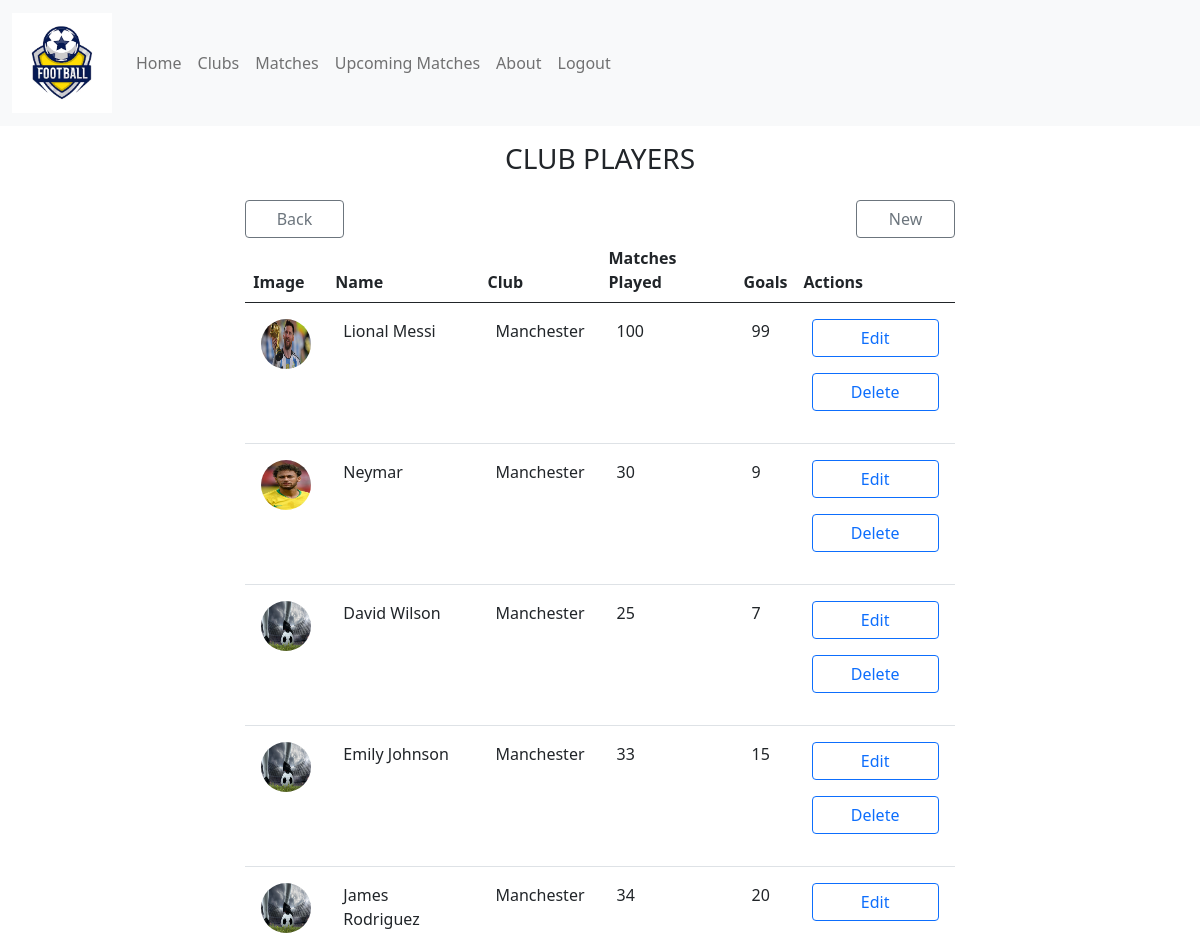
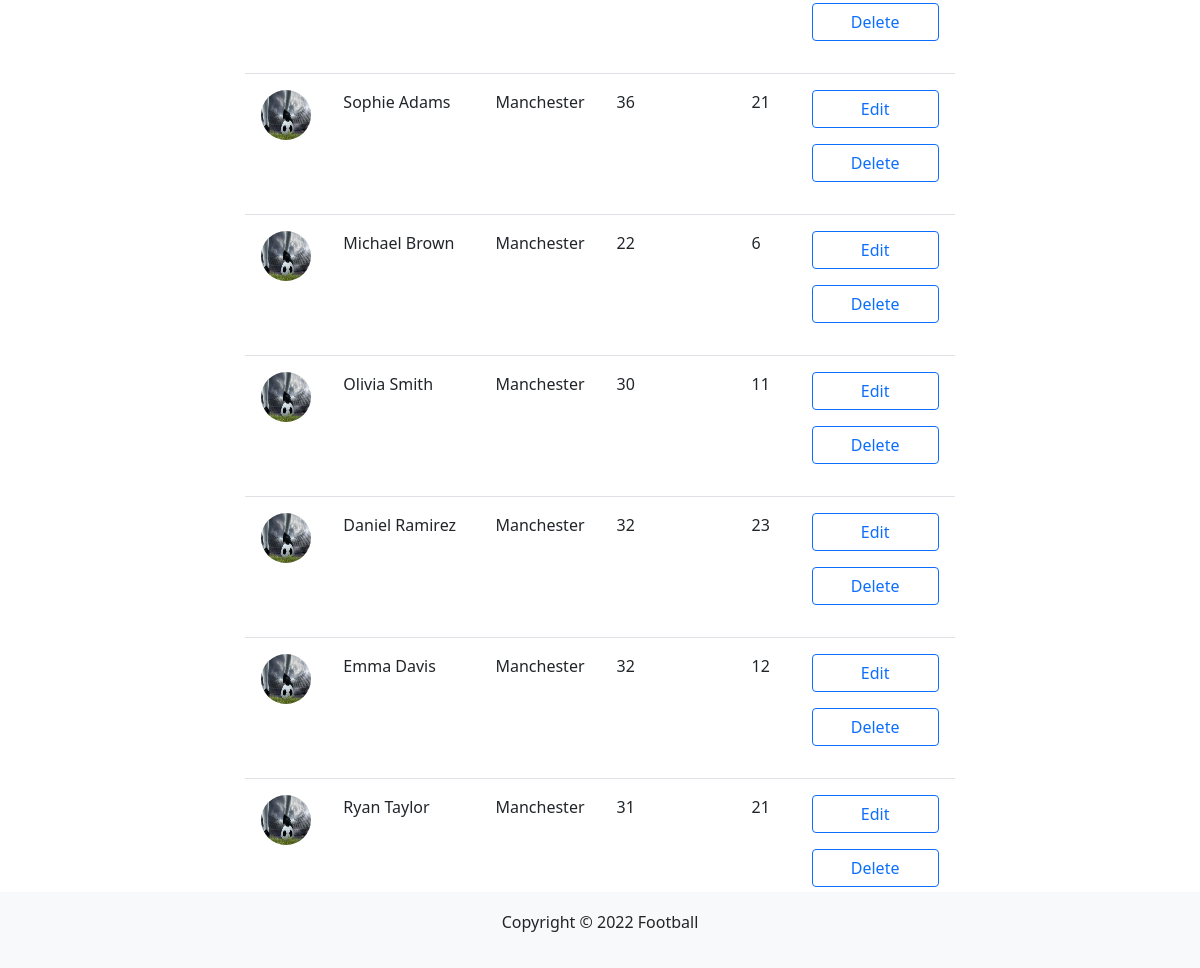
Page /show_players (signed in) on the committed database (2 pictures, top to bottom).
### htmltopdf/models.py (models this page shows)
class player(models.Model):
    player_id = models.AutoField(primary_key=True)
    club_id = models.ForeignKey(club, on_delete=models.CASCADE)
    firstname = models.CharField(max_length=50)
    lastname = models.CharField(max_length=50)
    matches_played = models.IntegerField()
    goals = models.IntegerField()
    image = models.ImageField(upload_to='media', default='default.jpg')

class club(models.Model):
    club_id = models.AutoField(primary_key=True)
    admin_id = models.ForeignKey(User, on_delete=models.CASCADE)
    name = models.CharField(max_length=50)
    email = models.EmailField()
    phone = models.CharField(max_length=100)
    location = models.CharField(max_length=100)
    image = models.ImageField(upload_to='media', default='defaultclub.jpg')

### htmltopdf/views.py (the view)
# urls.py: path("show_players", show_players, name="show_players"),
@login_required(login_url=loginpage)
def show_players(request):
    players = player.objects.all()
    context = {"players": players}
    return render(request=request, template_name='admin/home/show_players.html', context=context)

### templates/admin/home/show_players.html
{% extends 'admin/layout.html' %} {% block maincontent %}
<div class="container p-3">
    <center>
        <h3>CLUB PLAYERS</h3>
    </center>
    <div class="row p-3">
        <div class="col"></div>
        <div class="col-8">
            <div class="row">
                <div class="col-2">
                    <a href="{% url 'adminindex' %}"><button class="btn btn-outline-secondary w-100">Back</button></a>
                </div>
                <div class="col-8"></div>
                <div class="col-2">
                    <a href="{% url 'add_player' %}"><button class="btn btn-outline-secondary w-100">New</button></a>
                </div>
            </div>
            <table class="table table-hover">
                <thead>
                    <tr>
                        <th>Image</th>
                        <th>Name</th>
                        <th>Club</th>
                        <th>Matches Played</th>
                        <th>Goals</th>
                        <th>Actions</th>
                    </tr>
                </thead>
                <tbody>
                    {% for player in players %}
                    <tr>
                        <td class="p-3"><img src="{{player.image.url}}" class="rounded-circle" alt="player_image" height="50" width="50"></td>
                        <td class="p-3">{{ player.firstname }} {{player.lastname}}</td>
                        <td class="p-3">{{player.club_id.name}}</td>
                        <td class="p-3">{{player.matches_played}}</td>
                        <td class="p-3">{{player.goals}}</td>
                        <td class="p-3">
                            <a href="/edit_player_data/{{player.player_id}}"><button type="button" class="btn btn-outline-primary w-100 mb-3">Edit</button></a>
                            <a href="/delete_player/{{player.player_id}}"><button type="button" class="btn btn-outline-primary w-100 mb-3">Delete</button></a>
                        </td>
                    </tr>
                    {% endfor %}
                </tbody>
            </table>
        </div>
        <div class="col"></div>
    </div>
</div>
{% endblock %}

### templates/admin/layout.html (shortened to what this page needs)
<!DOCTYPE html>
<html lang="en">
<head>
    {% load static %}
    <link href="https://cdn.jsdelivr.net/npm/bootstrap@5.0.0/dist/css/bootstrap.min.css" rel="stylesheet">
    <link rel="stylesheet" href="{% static '/css/style.css' %}">
</head>
<body class="font-poppins">
    <div class="container-fluid bg-light">
        <div class="navbar navbar-expand-lg navbar-light bg-light">
                     {% if user.is_authenticated %}
            <a class="navbar-brand" href="{% url 'adminindex' %}"><img class="w-20" src="{% static 'images/logo.png' %}" height="100" width="100" alt=""></a>
            {% else %}
            <a class="navbar-brand" href="{% url 'index' %}"><img class="w-20" src="{% static 'images/logo.png' %}" height="100" width="100" alt=""></a>
            {% endif %}
            <div class="collapse navbar-collapse" id="navbarNav">
                <ul class="navbar-nav">
                    {% if user.is_authenticated %}
                    <li class="nav-item">
                        <a class="nav-link" href="{% url 'adminindex' %}">Home</a>
                    </li>
                    {% else %}
                    <li class="nav-item"><a class="nav-link" href="{% url 'index' %}">Home</a></li>
                    {% endif %}
                    <li class="nav-item">
                        <a class="nav-link" href="{% url 'view_clubs' %}">Clubs</a>
                    </li>
                    <li class="nav-item"><a class="nav-link" href="{% url 'matches' %}">Matches</a></li>
                    <li class="nav-item">
                        <a class="nav-link" href="{% url 'upcoming_matches' %}">Upcoming Matches</a>
                    </li>
                    <li class="nav-item">
                        <a class="nav-link" href="{% url 'about' %}">About</a>
                    </li>
                    {% if user.is_authenticated %}
                    <li class="nav-item">
                        <a class="nav-link" href="{% url 'logout' %}">Logout</a>
                    </li>
                    {% endif %}
                </ul>
            </div>
        </div>
    </div>
     {% block maincontent %} {% endblock %}
    <footer class="bg-light">
        <div class="container mx-auto">
            <div class="p-2">
                <p class="text-center text-sm">Copyright © 2022 Football</p>
            </div>
        </div>
    </footer>
</body>
</html>

### htmltopdf/static/css/style.css (style rules this page uses)
footer { position: fixed; bottom: 0; left: 0; right: 0; background-color: #f8f9fa; padding: 10px; }

### templates/admin/layout.html (style rules this page uses)
footer { position: fixed; bottom: 0; left: 0; right: 0; }

### rows in the picture
player: image (placeholder picture), firstname "Lional", lastname "Messi", club_id.name "Manchester", matches_played "100", goals "99"
player: image (picture), firstname "Neymar", club_id.name "Manchester", matches_played "30", goals "9"
player: image (placeholder picture), firstname "David", lastname "Wilson", club_id.name "Manchester", matches_played "25", goals "7"
player: image (placeholder picture), firstname "Emily", lastname "Johnson", club_id.name "Manchester", matches_played "33", goals "15"
player: image (placeholder picture), firstname "James", lastname "Rodriguez", club_id.name "Manchester", matches_played "34", goals "20"
player: image (placeholder picture), firstname "Sophie", lastname "Adams", club_id.name "Manchester", matches_played "36", goals "21"
player: image (placeholder picture), firstname "Michael", lastname "Brown", club_id.name "Manchester", matches_played "22", goals "6"
player: image (placeholder picture), firstname "Olivia", lastname "Smith", club_id.name "Manchester", matches_played "30", goals "11"
player: image (placeholder picture), firstname "Daniel", lastname "Ramirez", club_id.name "Manchester", matches_played "32", goals "23"
player: image (placeholder picture), firstname "Emma", lastname "Davis", club_id.name "Manchester", matches_played "32", goals "12"
player: image (placeholder picture), firstname "Ryan", lastname "Taylor", club_id.name "Manchester", matches_played "31", goals "21"
